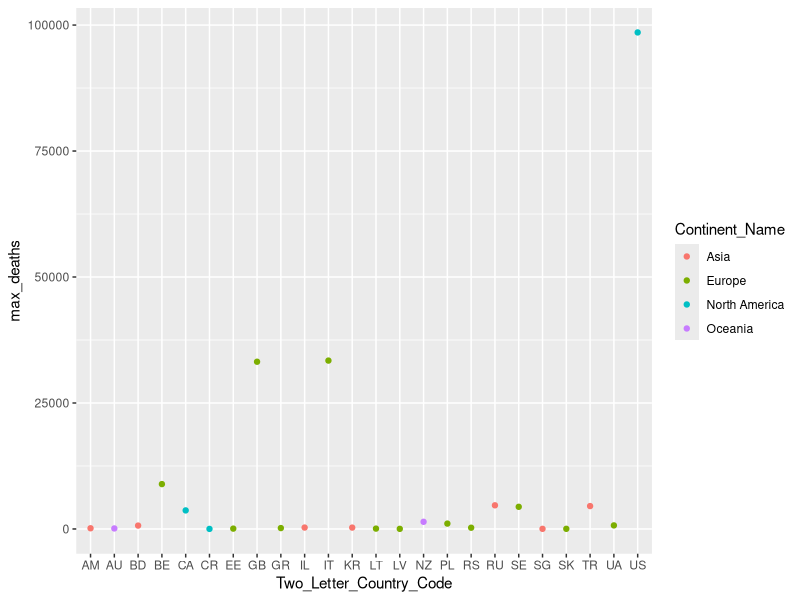

Source code (R):
## ---- chunk 1
knitr::opts_chunk$set(echo = TRUE)
## ---- chunk 2
#load library
library(readr)

covid_df <- read_csv("covid19analysis.csv")
head(covid_df)
## ---- chunk 3
#view dimension of dataset
library(dplyr)
dim(covid_df)
vector_cols <- colnames(covid_df)
glimpse(covid_df)
## ---- chunk 4
#filter and clean dataset by find countries with universal data and removing province state column
covid_df_all_states <- covid_df %>% filter(Province_State == "All States") %>%
  select(-Province_State)
print(covid_df_all_states)

## ---- chunk 5
#selecting columns related to cumulative measures and daily measures

covid_df_all_states_cumulative <- covid_df_all_states %>% select(Date, Continent_Name, Two_Letter_Country_Code, positive, hospitalized, recovered, death, total_tested)
print(covid_df_all_states_cumulative)

covid_df_all_states_daily <- covid_df_all_states %>% select(Date, Country_Region, active, hospitalizedCurr, daily_tested, daily_positive)


## ---- chunk 6
#Identifying countries with highest number of deaths
library(ggplot2)
library(dplyr)
covid_df_all_states_cumulative_max <- covid_df_all_states_cumulative %>%
  group_by(Continent_Name, Two_Letter_Country_Code)%>%
  summarize(max_deaths = max(death, na.rm = TRUE)) %>% 
  filter(max_deaths > 0) 
  print(covid_df_all_states_cumulative_max)
## ---- chunk 7
ggplot(covid_df_all_states_cumulative_max, aes(x = Two_Letter_Country_Code, y = max_deaths, color = Continent_Name )) + geom_point()

#storing top 3 affected countries in character vector
top_3_death <- c("United States", "United Kingdom", "Italy")
## ---- chunk 8
#Extracting top 10 cases 
covid_df_all_states_daily_sum <- covid_df_all_states_daily %>%
  group_by(Country_Region)%>%
  summarize(tested = sum(daily_tested), positive = sum(daily_positive),active = sum(active), hospitalized = sum(hospitalizedCurr))%>%
  arrange(desc(tested))

# Extracting top 10 countries
covid_top_10 <- head(covid_df_all_states_daily_sum,10)
print(covid_top_10)
## ---- chunk 9
# Extract the Country_Region column into the countries vector
countries <- covid_top_10$Country_Region

# Extract the tested column into the tested_cases vector
tested_cases <- covid_top_10$tested

# Extract the positive column into the positive_cases vector
positive_cases <- covid_top_10$positive

# Extract the active column into the active_cases vector
active_cases <- covid_top_10$active

# Extract the hospitalized column into the hospitalized_cases vector
hospitalized_cases <- covid_top_10$hospitalized

# Name the tested_cases vector using the countries vector
names(tested_cases) <- countries

# Name the positive_cases vector using the countries vector
names(positive_cases) <- countries

# Name the active_cases vector using the countries vector
names(active_cases) <- countries

# Name the hospitalized_cases vector using the countries vector
names(hospitalized_cases) <- countries

positive_tested_3 <- (positive_cases / tested_cases)
positive_tested_3 <- head(positive_tested_3, 3)
print(positive_tested_3)

## ---- chunk 10
# Creating matrix to combine vectors
covid_mat <- cbind(tested_cases, positive_cases, active_cases, hospitalized_cases)

#vector with all population values
population <- c(331002651, 145934462, 60461826, 1380004385, 84339067, 37742154, 67886011, 25499884, 32971854, 37846611)

covid_mat <- covid_mat * 100/population

print(covid_mat)
## ---- chunk 11
# Compute rankings for the tested_cases column
tested_cases_rank <- rank(tested_cases)

# Compute rankings for the positive_cases column
positive_cases_rank <- rank(positive_cases)

# Compute rankings for the active_cases column
active_cases_rank <- rank(active_cases)

# Compute rankings for the hospitalized_cases column
hospitalized_cases_rank <- rank(hospitalized_cases)

# Combine rankings into a matrix
covid_mat_rank <- rbind(
  tested_cases_rank,
  positive_cases_rank,
  active_cases_rank,
  hospitalized_cases_rank
)

# Display the matrix
print(covid_mat_rank)

# Display the first row of the matrix
print(covid_mat_rank[1, ])

# Compute the aggregated rankings by summing all rows of the covid_mat_rank matrix
aggregated_rankings <- colSums(covid_mat_rank)

# Remove the first row (tested_cases_rank) from the covid_mat_rank matrix
covid_mat_rank_without_tested <- covid_mat_rank[-1, ]

# Compute the sum of the remaining rows
remaining_rankings <- colSums(covid_mat_rank_without_tested)

# Identify the top three countries with the best effort in terms of tests conducted
# Sort the first row (tested_cases_rank) in ascending order and extract the names
best_effort_tested_cases_top_3 <- names(sort(covid_mat_rank[1, ], decreasing = FALSE)[1:3])

# Identify the most and least affected countries based on the aggregated rankings
most_affected_country <- names(which.max(remaining_rankings))
least_affected_country <- names(which.min(remaining_rankings))

# Display the results
print("Aggregated rankings:")
print(aggregated_rankings)

print("Remaining rankings after removing tested_cases_rank:")
print(remaining_rankings)

print("Top 3 countries with the best effort in testing:")
print(best_effort_tested_cases_top_3)

print("Most affected country:")
print(most_affected_country)

print("Least affected country:")
print(least_affected_country)


## ---- chunk 12
#Question list 
question_list <- list("Which countries have had the highest number of deaths due to COVID-19?","Which countries have had the highest number of positive cases against the number of tests?","Which countries have made the best effort in terms of the number of COVID-19 tests conducted related to their population?","Which countries were ultimately the most and least affected related to their population?")

# Create a list containing the answers with the specified associations
answer_list <- list(
  "Death" = top_3_death,
  "Positive tested cases" = positive_tested_3,
  "The best effort in test related to the population" = best_effort_tested_cases_top_3,
  "The most affected country related to its population" = most_affected_country,
  "The least affected country related to its population" = least_affected_country
)

# Display the list
print(answer_list)

#list to create datastructures
data_structure_list <- list(covid_df, covid_df_all_states, covid_df_all_states_cumulative,covid_df_all_states_daily, covid_mat, covid_mat_rank, vector_cols, population, countries)

#list containing covid analysis
covid_analysis_list <- list(question_list, answer_list, data_structure_list)

